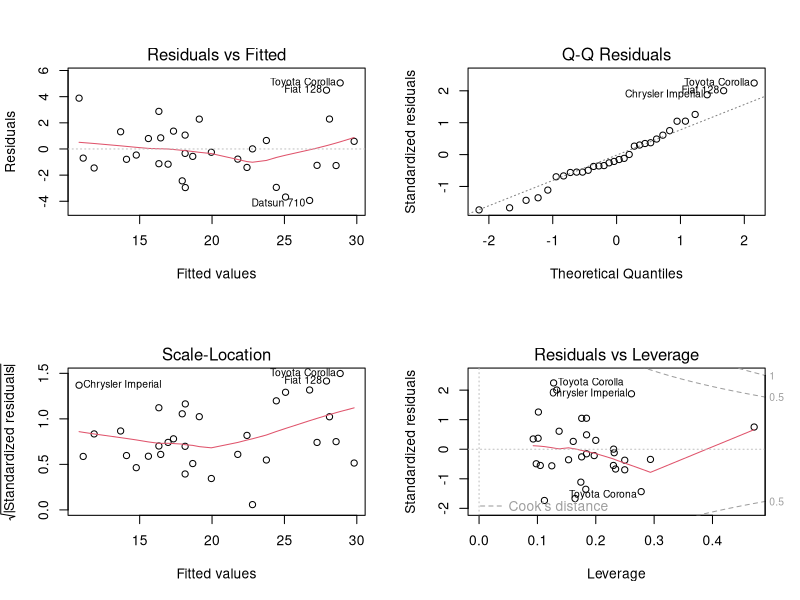
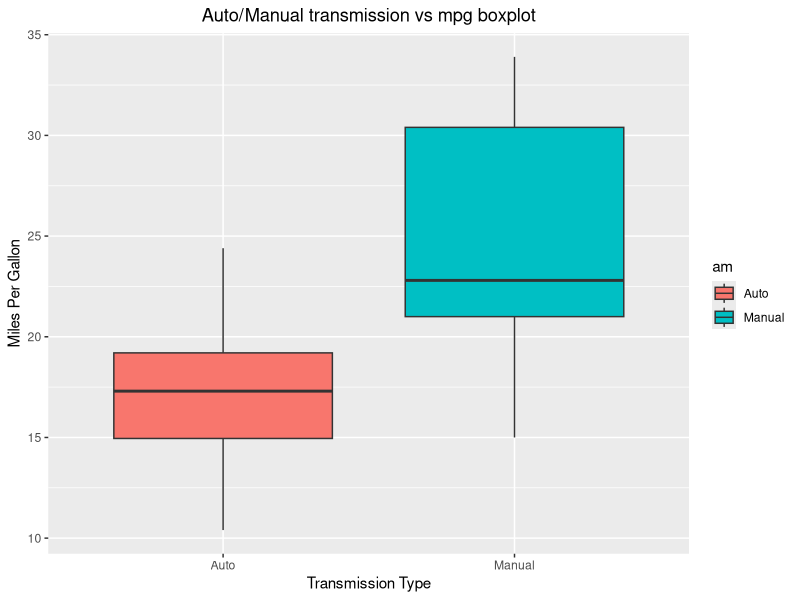
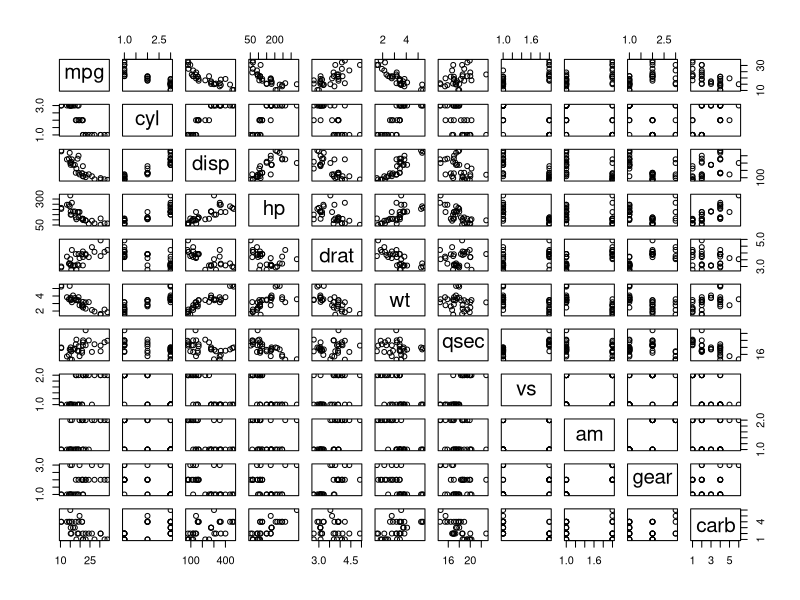

Here is the R script that generated these plots, in order:
## ---- chunk 1
knitr::opts_chunk$set(echo = TRUE)
## ---- chunk 2
mtcars <- mtcars
mtcars$cyl <- as.factor(mtcars$cyl)
mtcars$vs <- as.factor(mtcars$vs)
mtcars$am <- as.factor(mtcars$am)
mtcars$gear <- as.factor(mtcars$gear)
mtcars$carb <- as.factor(mtcars$carb)
levels(mtcars$am) <- c("Auto","Manual")
## ---- chunk 3
autoTrans <- mtcars[mtcars$am=="Auto",]
manualTrans <- mtcars[mtcars$am=="Manual",]
t.test(autoTrans$mpg, manualTrans$mpg)
## ---- chunk 4
lrModel <- lm(mpg ~ am, data = mtcars)
summary(lrModel)
## ---- chunk 5
t_var <- aov(mpg ~ ., data=mtcars)
summary(t_var)
## ---- chunk 6
fullModelFit <- lm(mpg ~ ., data = mtcars)
stepFit <- step(fullModelFit)
## ---- chunk 7
summary(stepFit)
## ---- chunk 8
mrModel <- lm (mpg ~ am+cyl+hp+wt, data=mtcars)
summary(mrModel)
## ---- chunk 9
par(mfrow = c(2,2))
plot(mrModel)
## ---- chunk 10
leverage <- hatvalues(mrModel)
tail(sort(leverage),3)
influential <- dfbetas(mrModel)
tail(sort(influential[,6]),3)
## ---- chunk 11
library(ggplot2)
transtyp <- ggplot(mtcars, aes(x=am, y=mpg)) + geom_boxplot(aes(fill=am))
transtyp <- transtyp + labs(title ="Auto/Manual transmission vs mpg boxplot")
transtyp <- transtyp + theme(plot.title=element_text(hjust = 0.5))
transtyp <- transtyp + xlab("Transmission Type") + ylab("Miles Per Gallon")
transtyp
## ---- chunk 12
pairs(mpg ~ ., data = mtcars)
